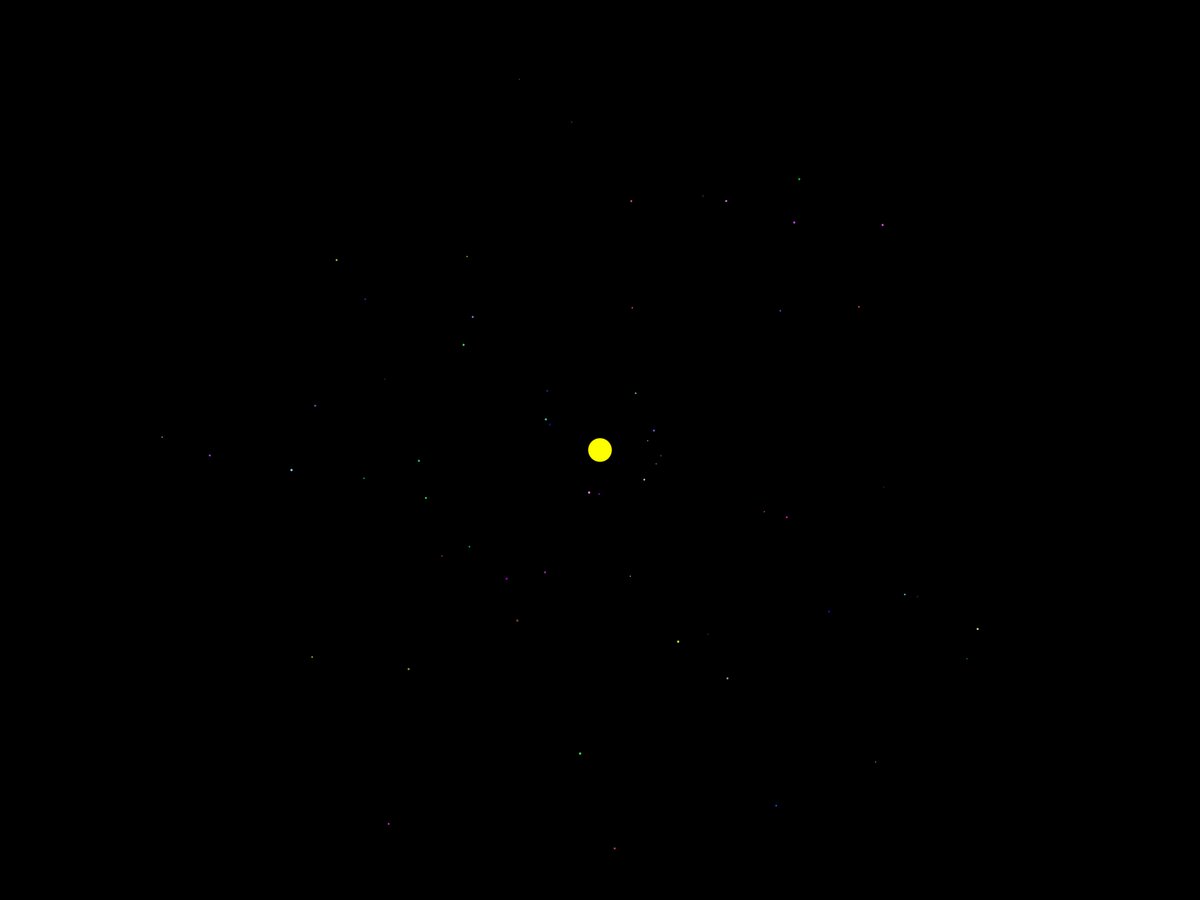
Frame 1 (no input)
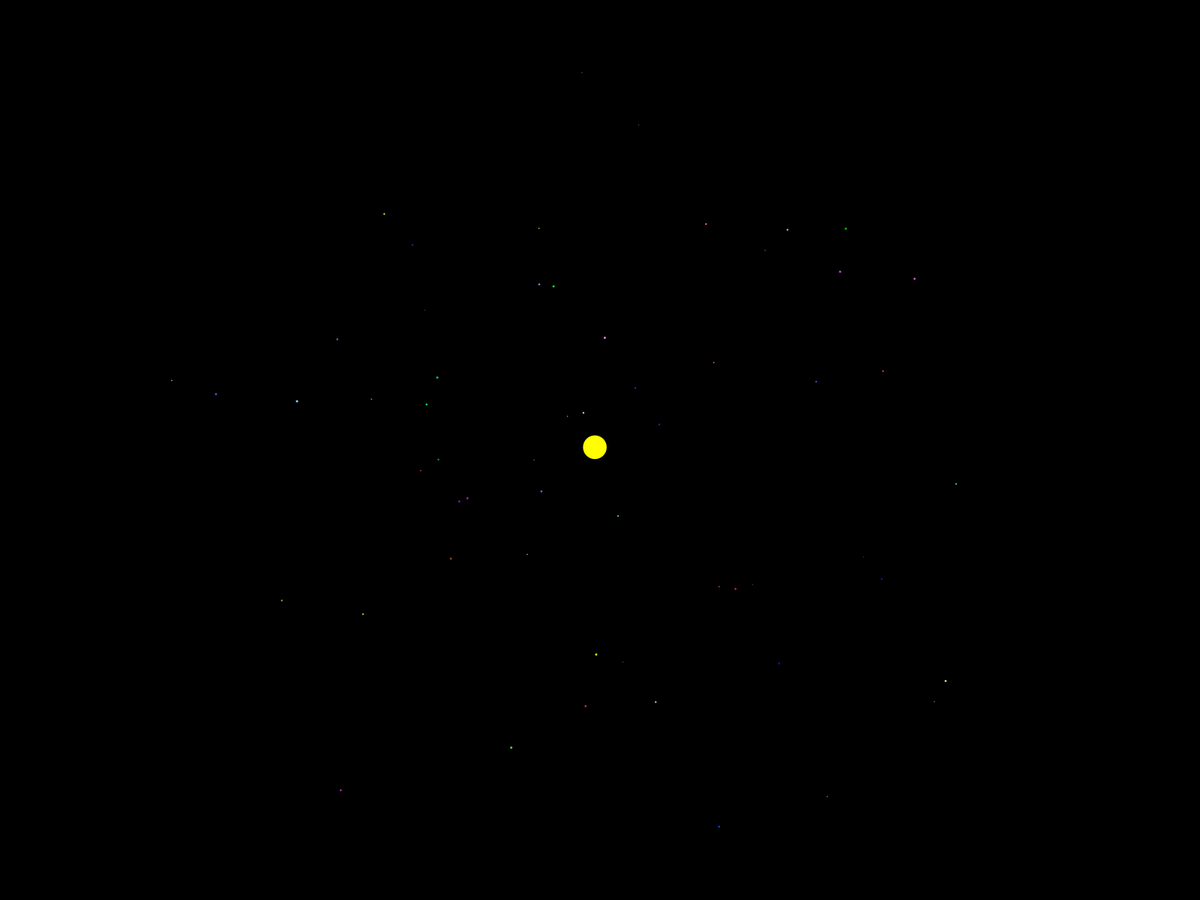
Frame 60 (the mouse pressed at the canvas centre just before this capture)
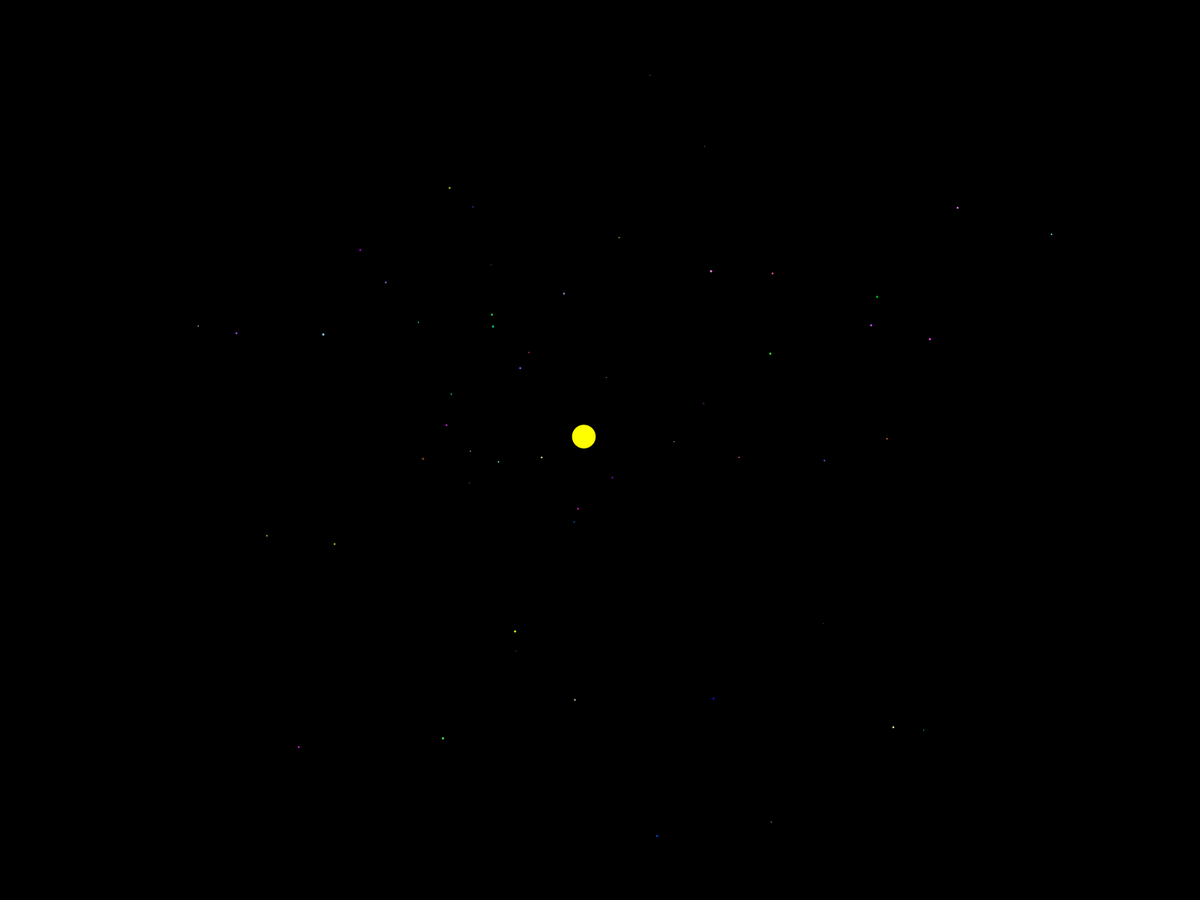
Frame 120 (the mouse held since frame 60 and released just before this capture)

The Processing sketch that drew these frames (run headless with seeded random() and noise(); from frame 60 on, the mouse is pressed at the canvas centre):

// Processing sketch: Attraction
// ── Attraction.pde
Planet[] planets;
Planet sun;

void setup(){
  fullScreen();
  planets = new Planet[60];
  //Sun at middle of screen with no velocity, 1000 mass and yellow
  sun = new Planet(width/2,height/2,0,0,1000,color(255,255,0));
  planets[0] = sun;
  
  //Loop through remaining planets and give random attributes
  for (int i = 1; i < planets.length; i++){
    
    //set minimum maximum distance of planet from sun
    float d = random(50,height/2);
    float dir = random(0,TWO_PI);
    
    float x = width/2 + d * cos(dir);
    float y = height/2 + d * sin(dir);
    
    float m = random(1,10);
    
    float speed = sqrt(sun.m/d);
    color col = color(random(0,255),random(0,255),random(0,255));
    
    planets[i] = new Planet(x,y,speed,dir + PI/2, m, col);
  }
}

void draw(){
  background(0);
  //Make planets attract each other
  //Need double loop so that each planet can attract every other planet
  for (int i = 0; i < planets.length; i++){
    for (int j = 0; j < planets.length; j++){
      if (i==j) j++; //A planet should not be able to attract itself
      else planets[i].attract(planets[j]);
    }
    planets[i].move();
    planets[i].show();
  }
}

// ── Planet.pde
class Planet{
  PVector pos, vel, acc;
  float m;
  color c;
  
  float diameter;
  
  public Planet(float x, float y, float speed, float direction, float mass, color col){
    pos = new PVector(x,y);
    vel = new PVector(speed * cos(direction), speed * sin(direction));
    acc = new PVector(0,0);
    m = mass;
    c = col;
  } 
  
  void show(){
    noStroke();
    fill(c);
    float diameter = sqrt(m);
    ellipse(pos.x,pos.y,diameter,diameter);
  }
  
  void move(){
    vel.add(acc);
    pos.add(vel);
    acc.set(0,0);
  }
  
  void attract(Planet o){
    //Gravity Equation: f = (G * m1 * m2) / r^2
    
    PVector thisPos = pos.copy();
    PVector otherPos = o.pos.copy();
    
    PVector force = thisPos.sub(otherPos);
    float distSq = force.magSq();
    
    float G = 1;
    
    float strength = G * (m *o.m)/distSq;
    
    force.setMag(strength);
    o.applyForce(force);
  }
  
  void applyForce(PVector force){
    PVector f = force.div(m);
    acc.add(f);
  }

}
